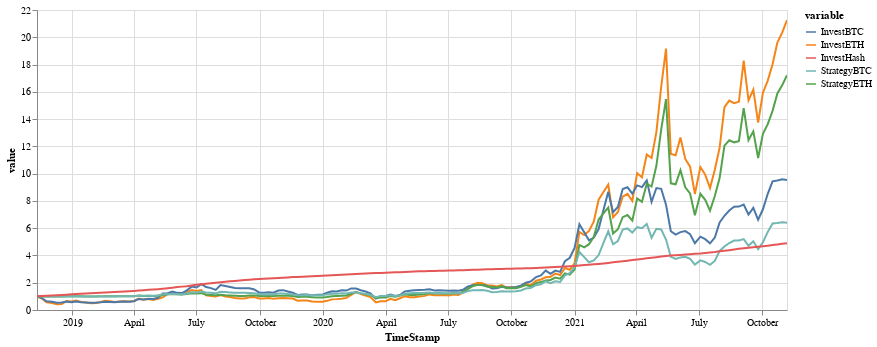

The code cell stored with this chart in its notebook:
### Markdown cell above
### Q3 Make Profit

### Code cell
def Q3():
    BTC_df = df[["CloseBTC", "TradeCountBTC", "TradeVolumeBTC", "Transactions", "Difficulty", "UniqueAddress"]].copy()
    ETH_df = df[["CloseETH", "TradeCountETH", "TradeVolumeETH"]].copy()
    BTC_df["ReturnBTC"] = BTC_df["CloseBTC"].shift(-1) / BTC_df["CloseBTC"]
    ETH_df["ReturnETH"] = ETH_df["CloseETH"].shift(-1) / ETH_df["CloseETH"]
    def PCA():
        BTC_PCA_df = BTC_df.copy()
        for column in BTC_PCA_df.columns:
            BTC_PCA_df[column] = BTC_PCA_df[column].rolling(window=7).mean()
        BTC_PCA_df = BTC_PCA_df.dropna()
        for column in BTC_PCA_df.columns:
            BTC_PCA_df[column] = max(BTC_PCA_df[column]) - BTC_PCA_df[column]
            BTC_PCA_df[column] = (BTC_PCA_df[column] - BTC_PCA_df[column].mean()) / BTC_PCA_df[column].std()
        
        pca_model = skd.PCA().fit(BTC_PCA_df)
        X = pca_model.transform(BTC_PCA_df)
        plt.figure(figsize=(8,6))
        plt.scatter(X[:,0], X[:,1])
        plt.xlabel('PC1')
        plt.ylabel('PC2')
        plt.title('BTC BiPlot')
        plt.xlim(-6, 6)
        plt.ylim(-10, 4)
        # Add variable unit vector projections
        V = pca_model.transform(np.identity(X.shape[1]))
        for i, v in enumerate(V):
            plt.annotate(BTC_df.columns[i], 
                         xy=(0,0), xytext=v[:2]*10, 
                         fontsize=10, color='orange',
                         arrowprops=dict(
                            arrowstyle='<-', linewidth=2, color='orange'))
        plt.savefig("./BTCBiPlot.png")
        return plt.show()
    PCA()
    invest = pd.DataFrame(columns=["Cash","ETH", "BTC"])
    ETH, BTC = 0, 0
    Cash = 156
    for i in range(0, len(BTC_df), 7):
        Cash -= 1
        ETH += 1 / ETH_df.iloc[i]["CloseETH"]
        BTC += 1 / BTC_df.iloc[i]["CloseBTC"]
        invest.loc[BTC_df.iloc[i].name] = [Cash, ETH, BTC]
    invest["InvestETH"], invest["InvestBTC"] = ETH_df["CloseETH"], BTC_df["CloseBTC"]
    invest["StrategyETH"] = invest["Cash"] + invest["ETH"] * invest["InvestETH"]
    invest["StrategyBTC"] = invest["Cash"] + invest["BTC"] * invest["InvestBTC"]
    invest["StrategyETH"] = invest["StrategyETH"] / 156 
    invest["StrategyBTC"] = invest["StrategyBTC"] / 156 
    invest["InvestETH"] = invest["InvestETH"] / invest["InvestETH"].iloc[0] 
    invest["InvestBTC"] = invest["InvestBTC"] / invest["InvestBTC"].iloc[0]
    invest["InvestHash"] = (df["MinerRevenue"] / df["TotalHashRate"]).cumsum() * 13.5 / 800 + 1
    data = invest[["InvestETH", "InvestBTC", "StrategyETH", "StrategyBTC", "InvestHash"]].reset_index().rename(columns={"index":"TimeStamp"}).melt(id_vars=["TimeStamp"])
    chart = alt.Chart(data, width=750).mark_line().encode(
        x=alt.X("TimeStamp:T"),
        y=alt.Y("value:Q"),
        color=alt.Color("variable:N"),
        tooltip=["TimeStamp:T", alt.Text("value:Q", format=".2f"), "variable:N"]
    )
    return chart.interactive(bind_y=False)

Q3()

### Figure 1 — Vega-Lite specification as saved in the notebook (floating-point values rounded to 4 significant figures; data arrays with more than 128 entries replaced by an {"elided": "..."} marker saying what was removed)
{"config": {"view": {"continuousWidth": 400, "continuousHeight": 300}}, "data": {"name": "data-db3802f6172e4fc2635ec30fb3e67e9d"}, "mark": "line", "encoding": {"color": {"type": "nominal", "field": "variable"}, "tooltip": [{"type": "temporal", "field": "TimeStamp"}, {"type": "quantitative", "field": "value", "format": ".2f"}, {"type": "nominal", "field": "variable"}], "x": {"type": "temporal", "field": "TimeStamp"}, "y": {"type": "quantitative", "field": "value"}}, "selection": {"selector005": {"type": "interval", "bind": "scales", "encodings": ["x"]}}, "width": 750, "$schema": "https://vega.github.io/schema/vega-lite/v4.8.1.json", "datasets": {"data-db3802f6172e4fc2635ec30fb3e67e9d": {"elided": "780 records"}}}
